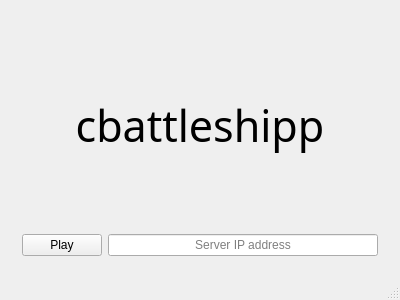
<?xml version="1.0" encoding="UTF-8"?>
<ui version="4.0">
 <class>GameInterface</class>
 <widget class="QMainWindow" name="GameInterface">
  <property name="geometry">
   <rect>
    <x>0</x>
    <y>0</y>
    <width>400</width>
    <height>300</height>
   </rect>
  </property>
  <property name="windowTitle">
   <string>GameInterface</string>
  </property>
  <widget class="QWidget" name="centralWidget">
   <layout class="QGridLayout" name="gridLayout">
    <item row="0" column="0">
     <widget class="QStackedWidget" name="gameControler">
      <property name="currentIndex">
       <number>0</number>
      </property>
      <widget class="QWidget" name="start_screen">
       <layout class="QGridLayout" name="gridLayout_2">
        <item row="1" column="0">
         <widget class="QPushButton" name="playButton">
          <property name="text">
           <string>Play</string>
          </property>
         </widget>
        </item>
        <item row="1" column="1">
         <widget class="QLineEdit" name="serverIp">
          <property name="alignment">
           <set>Qt::AlignCenter</set>
          </property>
          <property name="placeholderText">
           <string>Server IP address</string>
          </property>
         </widget>
        </item>
        <item row="0" column="0" colspan="2">
         <widget class="QLabel" name="gameTitle">
          <property name="font">
           <font>
            <family>Source Code Pro</family>
            <pointsize>32</pointsize>
           </font>
          </property>
          <property name="text">
           <string>cbattleshipp</string>
          </property>
          <property name="alignment">
           <set>Qt::AlignCenter</set>
          </property>
         </widget>
        </item>
       </layout>
      </widget>
      <widget class="QWidget" name="game_screen">
       <layout class="QHBoxLayout" name="horizontalLayout">
        <item>
         <widget class="QLabel" name="connectionStatus">
          <property name="font">
           <font>
            <pointsize>20</pointsize>
           </font>
          </property>
          <property name="text">
           <string/>
          </property>
          <property name="alignment">
           <set>Qt::AlignCenter</set>
          </property>
         </widget>
        </item>
       </layout>
      </widget>
     </widget>
    </item>
   </layout>
  </widget>
  <widget class="QStatusBar" name="statusBar"/>
 </widget>
 <layoutdefault spacing="6" margin="11"/>
 <resources/>
 <connections/>
</ui>
